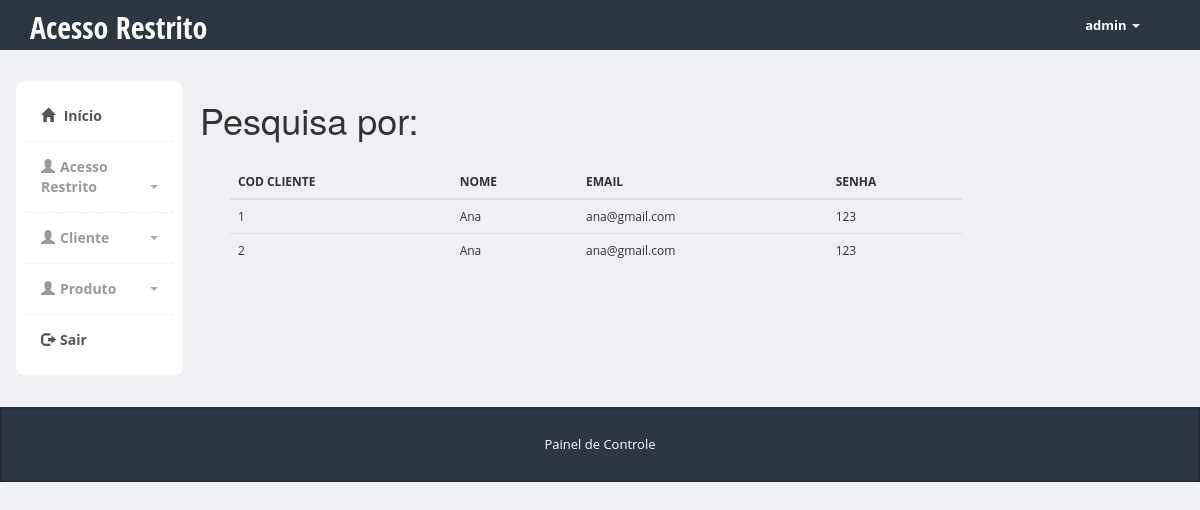
/Robokerneel/admin/cliente-pesquisa-nome.php (signed in), run on the app's committed database.
### tables this page shows
CREATE TABLE `cliente` (
  `codcliente` int(10) NOT NULL,
  `nome` varchar(150) NOT NULL,
  `email` varchar(150) NOT NULL,
  `senha` varchar(12) NOT NULL,
  `celular` varchar(16) NOT NULL,
  `cpf` varchar(12) NOT NULL,
  `cep` varchar(9) NOT NULL,
  `endereco` varchar(150) NOT NULL,
  `numero` varchar(5) NOT NULL,
  `complemento` varchar(5) NOT NULL,
  `bairro` varchar(25) NOT NULL,
  `cidade` varchar(25) NOT NULL,
  `estado` varchar(25) NOT NULL,
  `foto` varchar(200) NOT NULL
);

### Robokerneel/admin/Cliente.class.php (called while the page is built, shortened)
<?php
class Cliente{
       public function pesquisarPorNome($nome){
        $pdo = Conexao::conexao();
        $sql = "SELECT * FROM cliente WHERE nome like '%$nome%'";
        $consulta = $pdo->query($sql);
        while ($linha = $consulta->fetch(PDO::FETCH_ASSOC)){
            $dados[] = array(
                "codcliente" => $linha['codcliente'],
                "nome" => $linha['nome'],
                "email" => $linha['email'],
                "senha" => $linha['senha'],
            );
        }
        return $dados;
    }
}

### Robokerneel/admin/cliente-pesquisa-nome.php (the view, shortened to what this page needs)
<?php
require "Cliente.class.php";
$nome = $_POST['nome'];
$cliente = new Cliente();
$dados = $cliente->pesquisarPorNome($nome);
?>
<?php require "includes/header.php" ?>
   <section class="container">
        <h1>Pesquisa por: <?php echo $nome; ?></h1>
        <?php if(isset($dados)){ ?>
       <div class="col-md-10">
		  	<div class="row">
  				<div class="col-md-10">
		  				<div class="panel-body">
		  					<table class="table">
				              <thead>
				                <tr>
				                  <th>COD CLIENTE</th>
				                  <th>NOME</th>
				                  <th>EMAIL</th>
				                  <th>SENHA</th>
				                </tr>
				              </thead>
				               <?php
								 foreach($dados as $dado => $coluna){
												echo "<tr>";
												echo "<td>".$coluna['codcliente']."</td>";
												echo "<td>".$coluna['nome']."</td>";
												echo "<td>".$coluna['email']."</td>";
												echo "<td>".$coluna['senha']."</td>";
												echo "</tr>";
											}
								?>
								   <?php } ?>
				            </table>
		  				</div>
		  			</div>
  				</div>
  			</div>
    </section>
<?php require "includes/footer.php" ?>

### Robokerneel/admin/css/styles.css (style rules this page uses)
body { font-family: 'Open Sans', sans-serif; position: relative; margin: 0px; font-size: 12px; padding: 0px; }
body { background-color: #eff0f3; }
.panel-body { clear:both; }

### data on the page
cliente: codcliente "1", nome "Ana", email "ana@gmail.com", senha "123"
cliente: codcliente "2", nome "Ana", email "ana@gmail.com", senha "123"

### other printed values
$_SESSION['login'] "admin"
